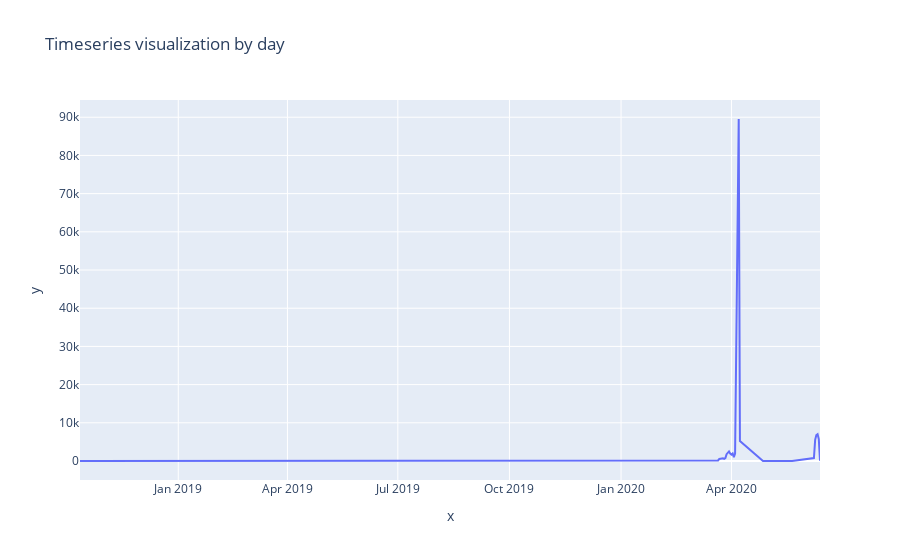

Notebook cell for this chart:
### Code cell
df['date'] = pd.to_datetime(df['date'], format='%d/%m/%y')
timeseries = df.groupby('date').count()['id']
timeseries = timeseries.sort_index()
fig = px.line(x=timeseries.index, y=timeseries.values, title = 'Timeseries visualization by day')
fig.show()

### Figure 1 — Plotly figure (JSON) as saved in the notebook; plotly's stock layout.template omitted (floating-point values rounded to 4 significant figures)
{"data": [{"hovertemplate": "x=%{x}<br>y=%{y}<extra></extra>", "legendgroup": "", "line": {"color": "#636efa", "dash": "solid"}, "mode": "lines", "name": "", "orientation": "v", "showlegend": false, "type": "scatter", "x": ["2018-10-12T00:00:00", "2020-03-18T00:00:00", "2020-03-19T00:00:00", "2020-03-20T00:00:00", "2020-03-21T00:00:00", "2020-03-22T00:00:00", "2020-03-23T00:00:00", "2020-03-24T00:00:00", "2020-03-25T00:00:00", "2020-03-26T00:00:00", "2020-03-27T00:00:00", "2020-03-28T00:00:00", "2020-03-29T00:00:00", "2020-03-30T00:00:00", "2020-03-31T00:00:00", "2020-04-01T00:00:00", "2020-04-02T00:00:00", "2020-04-03T00:00:00", "2020-04-04T00:00:00", "2020-04-05T00:00:00", "2020-04-06T00:00:00", "2020-04-07T00:00:00", "2020-04-08T00:00:00", "2020-04-27T00:00:00", "2020-05-21T00:00:00", "2020-06-08T00:00:00", "2020-06-09T00:00:00", "2020-06-10T00:00:00", "2020-06-11T00:00:00", "2020-06-12T00:00:00", "2020-06-13T00:00:00"], "xaxis": "x", "y": [1, 45, 52, 103, 141, 552, 590, 720, 693, 534, 747, 1781, 2224, 2504, 1932, 1683, 1962, 1024, 1961, 29695, 58344, 89538, 5240, 2, 2, 784, 5536, 6813, 7041, 5747, 70], "yaxis": "y"}], "layout": {"legend": {"tracegroupgap": 0}, "title": {"text": "Timeseries visualization by day"}, "xaxis": {"anchor": "y", "domain": [0, 1], "title": {"text": "x"}}, "yaxis": {"anchor": "x", "domain": [0, 1], "title": {"text": "y"}}}}
